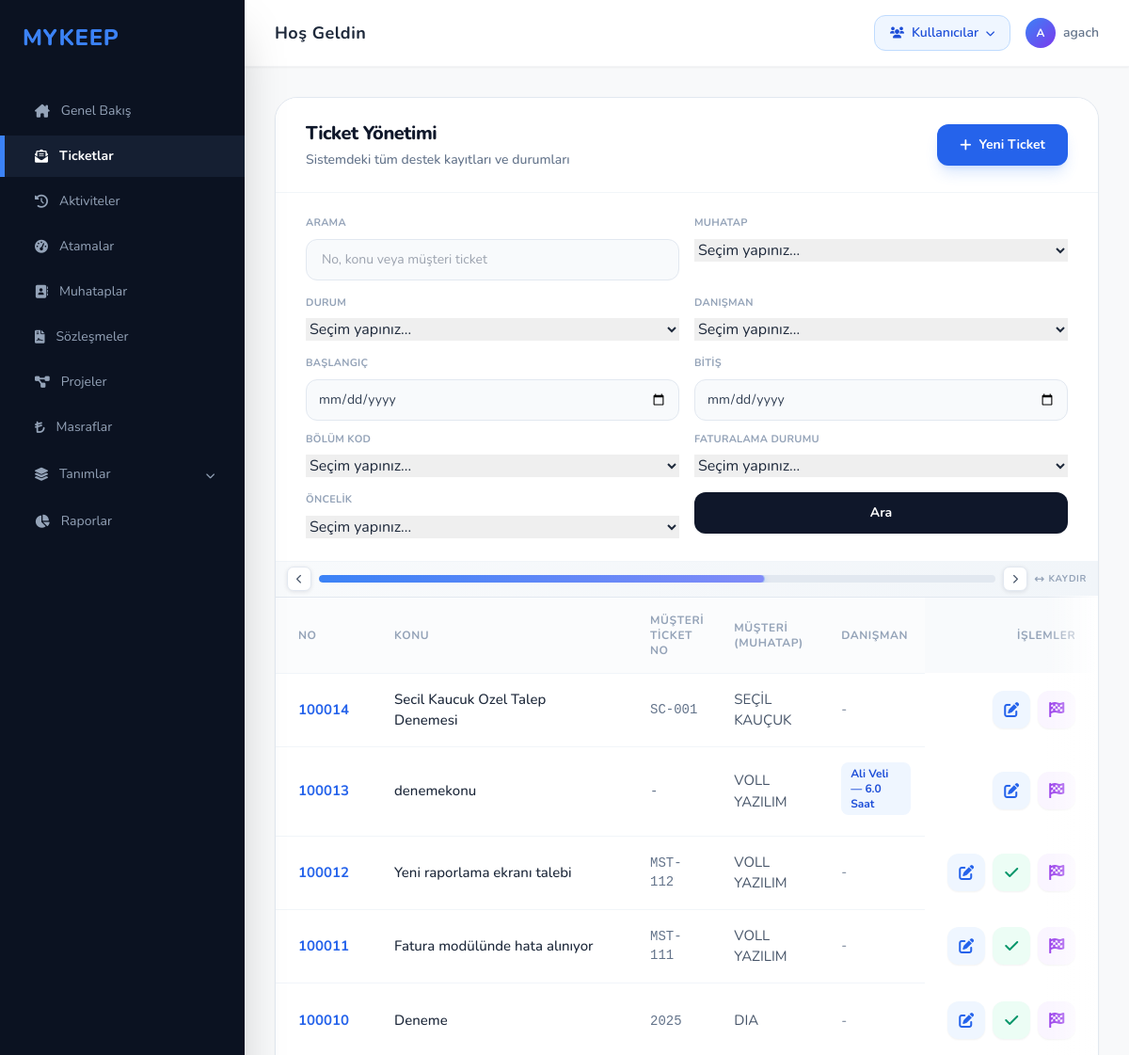
The page /ticketlar/ (signed in, upper part) on the database as committed earlier.
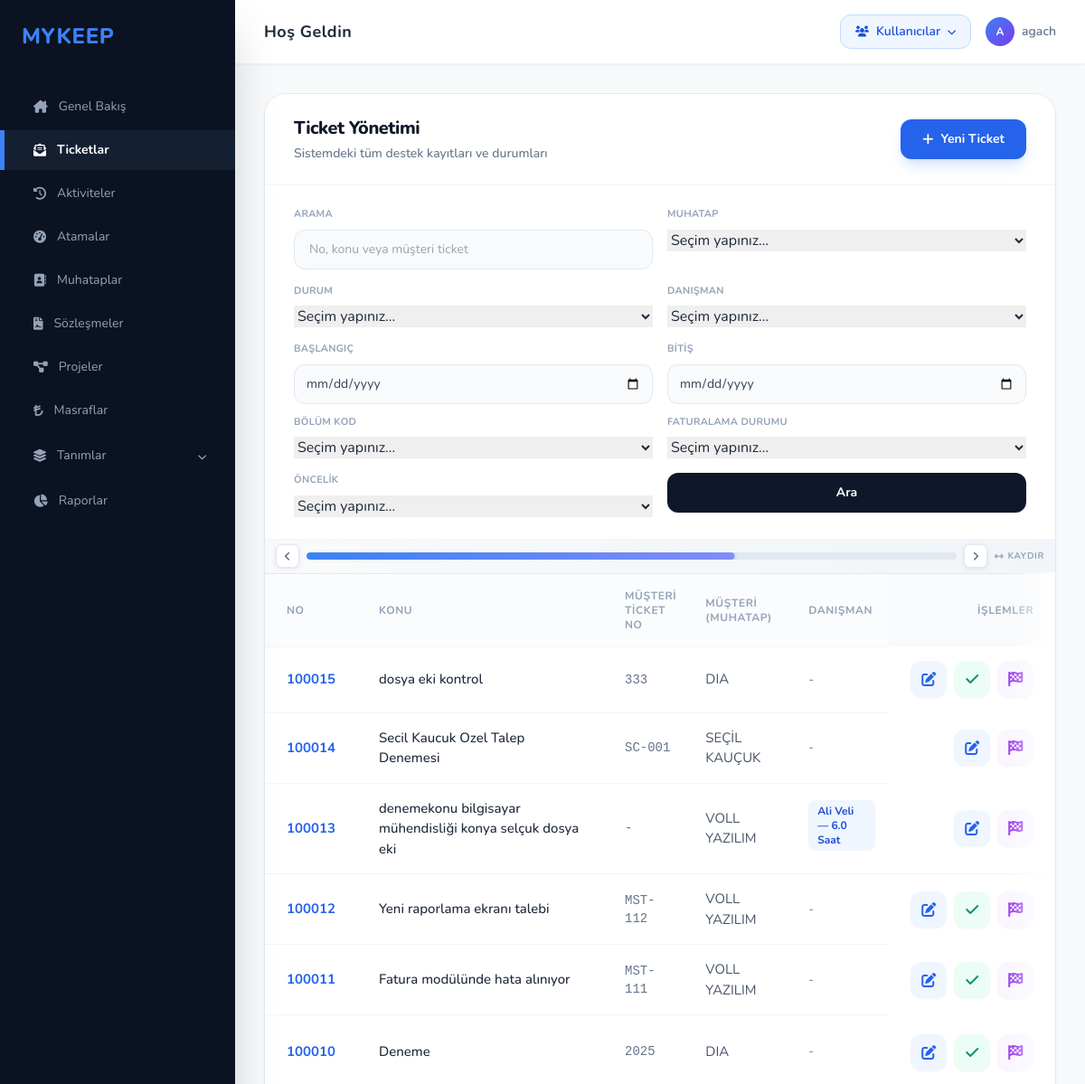
The same page on the database as committed later.
### ticket/models.py (models this page shows, shortened)
class ticket(models.Model):
    ticketno = models.IntegerField(primary_key=True, unique=True, blank=True)
    konu: models.CharField= models.CharField(max_length=100)
    unvan = models.ForeignKey("muhatap.muhatap", to_field="unvan", on_delete=models.CASCADE, null=True)
    sozlesmeno = models.ForeignKey("sozlesme.sozlesmeler", to_field="sozlesmeno", on_delete=models.CASCADE, null=True)
    departmankod = models.ForeignKey("departman.departman", to_field="kod", on_delete=models.SET_NULL, null=True, blank=True)
    bolumkod = models.ForeignKey("modul.bolum", to_field="kod", on_delete=models.CASCADE, null=True)
    destekturu = models.ForeignKey("destekturu.destektur", to_field="definition", on_delete=models.PROTECT, null=True)
    taleptarih = models.DateTimeField(default=timezone.now)
    termintarih = models.DateTimeField(null=True, blank=True)
    oncelikkod = models.ForeignKey("destekturu.oncelik", to_field="kod", on_delete=models.CASCADE, null=True)
    aciklama = models.TextField(null=True, blank=True)
    durumtanim = models.ForeignKey("statu", to_field="durumtanim", on_delete=models.CASCADE, null=True)
    faturadurum = models.ForeignKey("faturalama", to_field="faturadurum", on_delete=models.CASCADE, null=True)
    danisman = models.ManyToManyField("modul.danisman", blank=True, related_name="ticket_danismanlar")
    efor = models.FloatField(null=True, blank=True)
    onay = models.BooleanField(default=False)
    musteri_ticket_no = models.CharField(max_length=50, null=True, blank=True, verbose_name="Müşteri Ticket No")

### muhatap/models.py (models this page shows, shortened)
class muhatap(models.Model):
    unvan = models.CharField(max_length=100,unique=True)
    vkn = models.CharField(max_length=11)
    adres = models.TextField()
    telefon =models.CharField(max_length=10, null=True)
    grupkod = models.ForeignKey("hesapgrubu", to_field="grupkod", on_delete=models.CASCADE ,null=True)
    slug = models.SlugField(max_length=100,unique=True,null=True)
    aktif = models.BooleanField(default=False,null=True)

### ticket/views.py (the view, shortened to what this page needs)
# urls.py: path('ticketlar/', ticket_views.ticket_listesi, name='ticket_listesi'),
def ticket_listesi(request):
    tum_ticketlar = ticket.objects.select_related(
        "unvan", "durumtanim", "faturadurum", "bolumkod", "oncelikkod"
    ).prefetch_related("danisman").all().order_by('-ticketno')
    arama = request.GET.get("arama", "").strip()
    muhatap_secimi = request.GET.get("muhatap", "").strip() or request.GET.get("unvan", "").strip()
    durum = request.GET.get("durum", "").strip()
    durum_grubu = request.GET.get("durum_grubu", "").strip()
    danisman = request.GET.get("danisman", "").strip()
    baslangic_tarihi = request.GET.get("baslangic_tarihi", "").strip()
    bitis_tarihi = request.GET.get("bitis_tarihi", "").strip()
    bolum = request.GET.get("bolum", "").strip()
    faturalama = request.GET.get("faturalama", "").strip()
    oncelik = request.GET.get("oncelik", "").strip()
    if arama:
        tum_ticketlar = tum_ticketlar.filter(
            Q(ticketno__icontains=arama)
            | Q(konu__icontains=arama)
            | Q(musteri_ticket_no__icontains=arama)
        )
    if muhatap_secimi:
        tum_ticketlar = tum_ticketlar.filter(unvan_id=muhatap_secimi)
    if durum:
        tum_ticketlar = tum_ticketlar.filter(durumtanim_id=durum)
    elif durum_grubu == "bekleyen":
        tum_ticketlar = tum_ticketlar.exclude(durumtanim__durumtanim="Tamamlandı")
    elif durum_grubu == "cozulen":
        tum_ticketlar = tum_ticketlar.filter(durumtanim__durumtanim="Tamamlandı")
    if danisman:
        tum_ticketlar = tum_ticketlar.filter(danisman__username=danisman)
    if baslangic_tarihi:
        tum_ticketlar = tum_ticketlar.filter(taleptarih__date__gte=baslangic_tarihi)
    if bitis_tarihi:
        tum_ticketlar = tum_ticketlar.filter(taleptarih__date__lte=bitis_tarihi)
    if bolum:
        tum_ticketlar = tum_ticketlar.filter(bolumkod_id=bolum)
    if faturalama:
        tum_ticketlar = tum_ticketlar.filter(faturadurum_id=faturalama)
    if oncelik:
        tum_ticketlar = tum_ticketlar.filter(oncelikkod_id=oncelik)
    tum_ticketlar_list = list(tum_ticketlar)
    for t in tum_ticketlar_list:
        danisman_eforlari = {}
        for a in t.atama_set.all():
            if a.danisman:
                isim = a.danisman.isim or a.danisman.username
                danisman_eforlari[isim] = danisman_eforlari.get(isim, 0) + (a.efor or 0)
        t.danisman_efor_list = [f"{isim} — {efor} Saat" for isim, efor in danisman_eforlari.items()]
    filtre_ticketlar = ticket.objects.select_related("unvan").all()
    context = {
        'ticketlar': tum_ticketlar_list,
        'arama': arama,
        'secili_muhatap': muhatap_secimi,
        'secili_durum': durum,
        'secili_durum_grubu': durum_grubu,
        'secili_danisman': danisman,
        'secili_baslangic_tarihi': baslangic_tarihi,
        'secili_bitis_tarihi': bitis_tarihi,
        'secili_bolum': bolum,
        'secili_faturalama': faturalama,
        'secili_oncelik': oncelik,
        'durumlar': ticket._meta.get_field("durumtanim").remote_field.model.objects.order_by("durumtanim"),
        'faturalamalar': ticket._meta.get_field("faturadurum").remote_field.model.objects.order_by("faturadurum"),
        'bolumler': ticket._meta.get_field("bolumkod").remote_field.model.objects.order_by("kod"),
        'oncelikler': ticket._meta.get_field("oncelikkod").remote_field.model.objects.order_by("kod"),
        'danismanlar': ticket._meta.get_field("danisman").related_model.objects.order_by("isim"),
        'muhataplar': ticket._meta.get_field("unvan").remote_field.model.objects.filter(ticket__in=filtre_ticketlar).distinct().order_by("unvan"),
    }
    return render(request, 'ticket_listesi.html', context)

### templates/ticket_listesi.html (shortened to what the changed rows need)
{% extends 'base.html' %}
{% block content %}
<div class="bg-white border border-slate-200 rounded-3xl shadow-sm overflow-hidden mb-10">
    <div class="px-8 py-6 border-b border-slate-100 flex justify-between items-center bg-white">
        <div>
            <h2 class="text-xl font-extrabold text-slate-900 tracking-tight">Ticket Yönetimi</h2>
        </div>
    </div>
    <div class="overflow-x-auto">
        <table class="w-full text-left border-collapse">
            <thead>
                <tr class="text-xs uppercase tracking-wider text-slate-400 font-bold border-b border-slate-100 bg-slate-50/50">
                    <th class="px-6 py-4">No</th>
                    <th class="px-6 py-4 min-w-[280px]">Konu</th>
                    <th class="px-4 py-4">Müşteri Ticket No</th>
                    <th class="px-4 py-4">Müşteri (Muhatap)</th>
                    <th class="px-4 py-4">Danışman</th>
                    <th class="px-4 py-4 text-center">Onay</th>
                    <th class="px-4 py-4">Talep Tarihi</th>
                    <th class="px-4 py-4">Durum</th>
                    <th class="px-6 py-4 text-right">İşlemler</th>
                </tr>
            </thead>
            <tbody class="divide-y divide-slate-100">
                {% for t in ticketlar %}
                <tr class="hover:bg-slate-50 transition group">
                    <td class="px-6 py-4 text-[15px] font-bold">
                        <a href="{% url 'ticket_duzenle' t.pk %}" class="text-blue-600 hover:text-blue-800 hover:underline">{{ t.ticketno }}</a>
                    </td>
                    <td class="px-6 py-4 min-w-[280px] text-[15px] font-medium">
                        <a href="{% url 'ticket_duzenle' t.pk %}" class="text-slate-800 hover:text-blue-700 hover:underline">{{ t.konu }}</a>
                    </td>
                    <td class="px-4 py-4 text-sm text-slate-500 font-mono">{{ t.musteri_ticket_no|default:"-" }}</td>
                    <td class="px-4 py-4 text-[15px] text-slate-600">
                        {% if t.unvan %}
                            <a href="{% url 'muhatap_duzenle' t.unvan.pk %}" class="hover:text-blue-700 hover:underline">{{ t.unvan.unvan }}</a>
                        {% else %}
                            -
                        {% endif %}
                    </td>
                    <td class="px-4 py-4 text-sm text-slate-500">
                        {% for d in t.danisman_efor_list %}
                            <span class="inline-flex items-center px-2.5 py-1 rounded-lg bg-blue-50 text-blue-700 text-xs font-bold mr-1.5 mb-1.5">{{ d }}</span>
                        {% empty %}
                            -
                        {% endfor %}
                    </td>
                    <td class="px-4 py-4 text-center">
                        {% if t.onay %}
                            <span class="text-emerald-500 text-sm"><i class="fa-solid fa-circle-check"></i></span>
                        {% else %}
                            <span class="text-slate-300 text-sm"></span>
                        {% endif %}
                    </td>
                    <td class="px-4 py-4 text-sm text-slate-500">{{ t.taleptarih|date:"d.m.Y H:i" }}</td>
                    <td class="px-4 py-4">
                    </td>
                    <td class="px-6 py-4 text-right">
                        <div class="flex items-center justify-end space-x-2">
                            <a href="{% url 'ticket_duzenle' t.pk %}"
                            class="group flex items-center justify-center w-10 h-10 rounded-xl bg-blue-50 text-blue-600 hover:bg-blue-600 hover:text-white transition-all duration-200 shadow-sm"
                            title="Düzenle">
                                <i class="fa-solid fa-pen-to-square"></i>
                            </a>
                            {% if t.durumtanim.durumtanim != "Tamamlandı" %}
                            <form method="POST" action="{% url 'ticket_tamamla' t.pk %}{% if request.GET.urlencode %}?{{ request.GET.urlencode }}{% endif %}" class="inline tamamla-form" onsubmit="event.preventDefault(); submitTamamlaForm(this, '{{ t.pk }}');">
                                <button type="submit"
                                class="group flex items-center justify-center w-10 h-10 rounded-xl bg-emerald-50 text-emerald-600 hover:bg-emerald-600 hover:text-white transition-all duration-200 shadow-sm"
                                title="Tamamlandı Olarak İşaretle">
                                    <i class="fa-solid fa-check"></i>
                                </button>
                            </form>
                            {% endif %}
                            {% if t.faturadurum.faturadurum != "Faturalandı" %}
                            <form method="POST" action="{% url 'ticket_faturalama_tamamla' t.pk %}{% if request.GET.urlencode %}?{{ request.GET.urlencode }}{% endif %}" class="inline">
                                <button type="submit"
                                class="group flex items-center justify-center w-10 h-10 rounded-xl bg-purple-50 text-purple-600 hover:bg-purple-600 hover:text-white transition-all duration-200 shadow-sm"
                                title="Faturalama Tamamlandı Olarak İşaretle"
                                onclick="return confirm('Faturalama işlemini Tamamlandı olarak işaretlemek istediğininze emin misiniz?');">
                                    <i class="fa-solid fa-flag-checkered"></i>
                                </button>
                            </form>
                            {% endif %}
                        </div>
                    </td>
                </tr>
                {% empty %}
                <tr>
                    <td colspan="10" class="px-6 py-10 text-center text-slate-400 text-sm italic">Henüz bir ticket kaydı bulunmuyor.</td>
                </tr>
                {% endfor %}
            </tbody>
        </table>
    </div>
</div>
{% endblock %}

Rows that differ between the two databases and show on the page:
added ticket: ticketno "100015", konu "dosya eki kontrol", musteri_ticket_no "333", unvan.unvan "DIA"
changed ticket id 100013: konu "denemekonu" → "denemekonu bilgisayar mühendisliği konya selçuk dosya eki"
